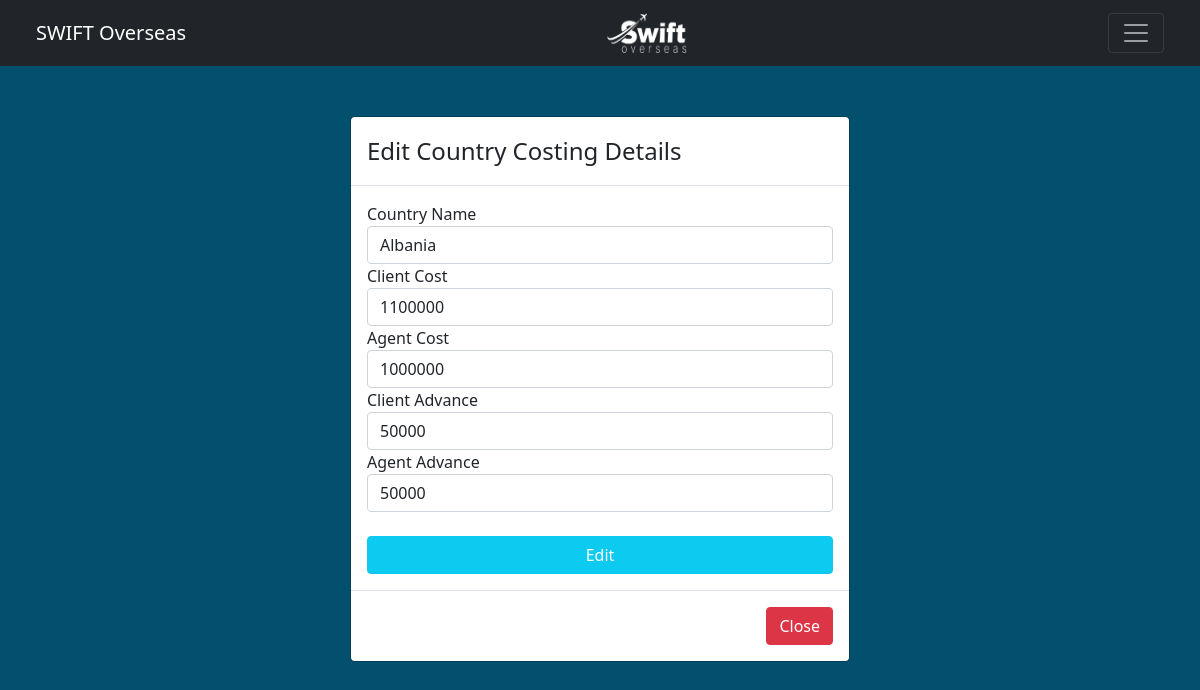
Screenshot of /countryCostEdit.php?userid=1 with the database file from the repository.
### tables this page shows
CREATE TABLE `tb_countrydetails` (
  `id` int(11) NOT NULL,
  `countryName` varchar(255) DEFAULT NULL,
  `clientCost` int(11) DEFAULT NULL,
  `clientAdvance` int(11) DEFAULT NULL,
  `agentCost` int(11) DEFAULT NULL,
  `agentAdvance` int(11) DEFAULT NULL
);

### countryCostEdit.php (the view, shortened to what this page needs)
<!DOCTYPE html>
<html lang="en">
<head>
    <link href="https://cdn.jsdelivr.net/npm/bootstrap@5.0.2/dist/css/bootstrap.min.css" rel="stylesheet">
    <link rel="stylesheet" href="css/countryCostEdit.css">
    <link rel="stylesheet" href="css/grid.css">
</head>
<body>
<?php
    include 'controller/dbconfig.php';
    include 'dashboardmenu.php';
    if(isset($_GET['userid']))
    {
      $cid = $_GET['userid'];
    }
?>
<br>
<div class="" id="myModal">
  <div class="modal-dialog">
    <div class="modal-content">
      <div class="modal-header">
        <h4 class="modal-title">Edit Country Costing Details</h4>
      </div>
      <div class="modal-body">
        <?php
          $sqlData = "SELECT * FROM tb_countrydetails WHERE id = $cid";
          $sqlResult = mysqli_query($conn, $sqlData);
          while($row = mysqli_fetch_array($sqlResult))
          { ?>
        <form action="controller/db_backend.php" method="GET" enctype="multipart/form-data">
            <label for="cn">Country Name</label>
            <input type="text" name="txtCountryName" class="form-control" id="cn" value="<?php echo $row['countryName']; ?>" placeholder="Country name">
            <label for="cc">Client Cost</label>
            <input type="number" name="txtClientCost" class="form-control" id="cc" value="<?php echo $row['clientCost']; ?>" placeholder="Client Cost">
            <label for="ac">Agent Cost</label>
            <input type="number" name="txtAgentCost" class="form-control" id="ac" value="<?php echo $row['agentCost']; ?>" placeholder="Agent Cost">
            <label for="ca">Client Advance</label>
            <input type="number" name="txtClientAdvance" class="form-control" id="ca" value="<?php echo $row['clientAdvance']; ?>" placeholder="Clients Advance">
            <label for="aa">Agent Advance</label>
            <input type="number" name="txtAgentAdvance" class="form-control" id="aa" value="<?php echo $row['agentAdvance']; ?>" placeholder="Agent Advance">
            <br>
            <button type="submit" name="btnCountryCostEdit" class="btn btn-info">Edit</button>
        </form>
        <?php } ?>
      </div>
      <div class="modal-footer">
        <a href="countryCost.php"><button type="button" class="btn btn-danger">Close</button></a>
      </div>
    </div>
  </div>
</div>
</body>
</html>

### css/countryCostEdit.css (style rules this page uses)
body { background: #03506e; }
#myModal button { width: 100%; color: white; }

### rows the page displays
tb_countrydetails: txtCountryName "Albania", txtClientCost "1100000", txtAgentCost "1000000", txtClientAdvance "50000", txtAgentAdvance "50000"
